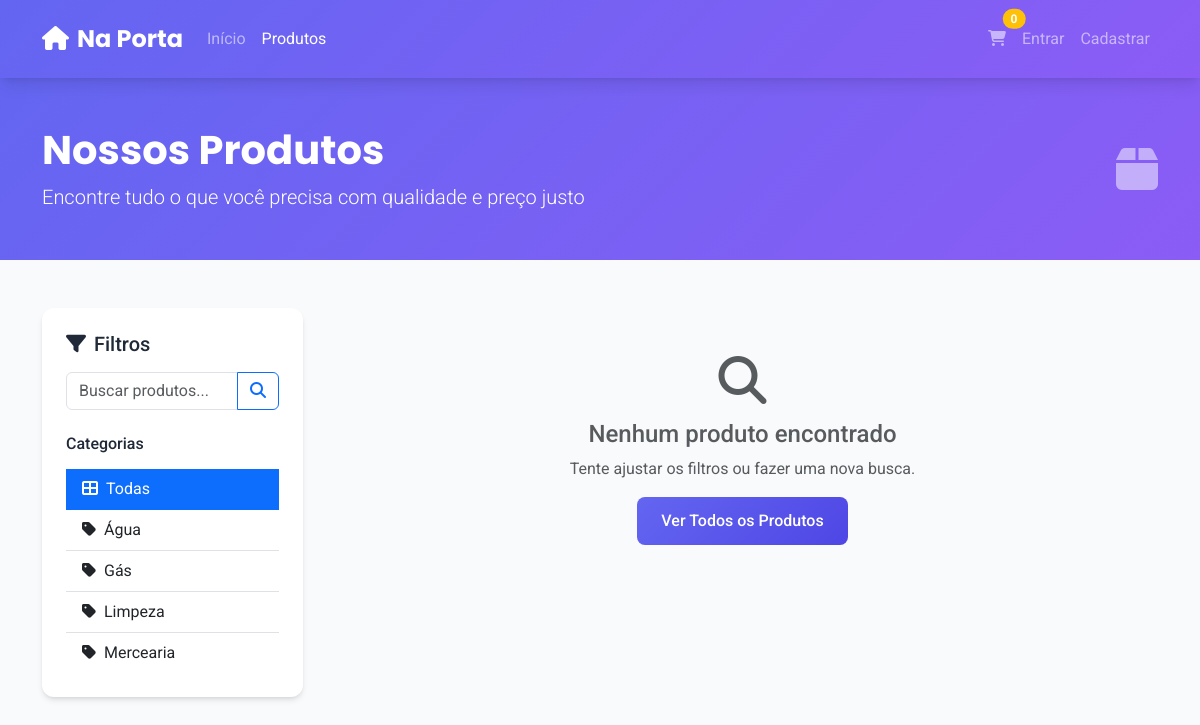
/products.php, run on the app's committed database.
### tables this page shows
CREATE TABLE categories (
    id INT AUTO_INCREMENT PRIMARY KEY,
    name VARCHAR(100) NOT NULL,
    slug VARCHAR(100) UNIQUE NOT NULL,
    description TEXT,
    image VARCHAR(255),
    is_active BOOLEAN DEFAULT TRUE,
    sort_order INT DEFAULT 0,
    created_at TIMESTAMP DEFAULT CURRENT_TIMESTAMP
);

### config/database.php (called while the page is built, shortened)
<?php
class Database {
    private static $instance = null;
    private $connection;
    private $host;
    private $database;
    private $username;
    private $password;
    public static function getInstance() {
        if (self::$instance === null) {
            self::$instance = new self();
        }
        return self::$instance;
    }
    private function detectEnvironment() {
        if (isset($_SERVER['HTTP_HOST']) && strpos($_SERVER['HTTP_HOST'], '.free.nf') !== false) {
            $this->host = 'sql105.infinityfree.com';
            $this->database = 'if0_40155099_naporta_db';
            $this->username = 'if0_40155099';
            $this->password = 'Jaishreeramm9';
        } else {
            $this->host = 'localhost';
            $this->database = 'na_porta_db';
            $this->username = 'root';
            $this->password = '';
        }
    }
    private function connect() {
        try {
            $dsn = "mysql:host={$this->host};dbname={$this->database};charset=utf8mb4";
            $options = [
                PDO::ATTR_ERRMODE => PDO::ERRMODE_EXCEPTION,
                PDO::ATTR_DEFAULT_FETCH_MODE => PDO::FETCH_ASSOC,
                PDO::ATTR_EMULATE_PREPARES => false,
                PDO::MYSQL_ATTR_INIT_COMMAND => "SET NAMES utf8mb4"
            ];
            $this->connection = new PDO($dsn, $this->username, $this->password, $options);
        } catch (PDOException $e) {
            error_log("Database connection failed: " . $e->getMessage());
            die("Erro de conexão com o banco de dados. Tente novamente mais tarde.");
        }
    }
    public function query($sql, $params = []) {
        try {
            $stmt = $this->connection->prepare($sql);
            $stmt->execute($params);
            return $stmt;
        } catch (PDOException $e) {
            error_log("Query failed: " . $e->getMessage() . " SQL: " . $sql);
            throw new Exception("Erro na consulta ao banco de dados.");
        }
    }
    public function fetchAll($sql, $params = []) {
        return $this->query($sql, $params)->fetchAll();
    }
}
?>

### includes/auth.php (called while the page is built, shortened)
<?php
require_once __DIR__ . '/../config/database.php';
class Auth {
    public function isUserLoggedIn() {
        return isset($_SESSION['user_id']);
    }
    public function getCurrentUser() {
        if (!$this->isUserLoggedIn()) {
            return null;
        }
        return [
            'id' => $_SESSION['user_id'],
            'name' => $_SESSION['user_name'],
            'email' => $_SESSION['user_email'],
            'phone' => $_SESSION['user_phone'] ?? null,
            'created_at' => date('Y-m-d H:i:s')
        ];
    }
}
?>

### products.php (the view, shortened to what this page needs)
<?php
require_once __DIR__ . '/includes/auth.php';
require_once __DIR__ . '/config/database.php';
$auth = new Auth();
$db = Database::getInstance();
$categoryId = intval($_GET['category'] ?? 0);
$search = trim($_GET['search'] ?? '');
$categories = [];
$products = [];
try {
    $categories = $db->fetchAll("
        SELECT * FROM categories
        WHERE is_active = 1
        ORDER BY name ASC
    ");
    $whereClause = "WHERE p.is_active = 1";
    $params = [];
    $products = $db->fetchAll("
        SELECT p.*, c.name as category_name
        FROM products p
        LEFT JOIN categories c ON p.category_id = c.id
        $whereClause
        ORDER BY p.created_at DESC
    ", $params);
} catch (Exception $e) {
    error_log("Products page error: " . $e->getMessage());
}
$user = $auth->getCurrentUser();
?>
<!DOCTYPE html>
<html lang="pt-BR">
<head>
    <link href="https://cdn.jsdelivr.net/npm/bootstrap@5.3.2/dist/css/bootstrap.min.css" rel="stylesheet">
    <link href="https://cdnjs.cloudflare.com/ajax/libs/font-awesome/6.4.0/css/all.min.css" rel="stylesheet">
</head>
<body>
    <nav class="navbar navbar-expand-lg navbar-dark">
        <div class="container">
            <a class="navbar-brand" href="index.php">
                <i class="fas fa-home me-2"></i>Na Porta
            </a>
            <div class="collapse navbar-collapse" id="navbarNav">
                <ul class="navbar-nav me-auto">
                    <li class="nav-item">
                        <a class="nav-link" href="index.php">Início</a>
                    </li>
                    <li class="nav-item">
                        <a class="nav-link active" href="products.php">Produtos</a>
                    </li>
                </ul>
                <ul class="navbar-nav">
                    <li class="nav-item">
                        <a class="nav-link position-relative" href="cart.php">
                            <i class="fas fa-shopping-cart"></i>
                            <span class="position-absolute top-0 start-100 translate-middle badge rounded-pill bg-warning" id="cart-count">
                                0
                            </span>
                        </a>
                    </li>
                    <?php if ($user): ?>
                        <li class="nav-item dropdown">
                            <a class="nav-link dropdown-toggle" href="#" role="button" data-bs-toggle="dropdown">
                                <i class="fas fa-user me-1"></i><?= htmlspecialchars($user['name']) ?>
                            </a>
                            <ul class="dropdown-menu">
                                <li><a class="dropdown-item" href="account.php">Minha Conta</a></li>
                                <li><a class="dropdown-item" href="auth/logout.php">Sair</a></li>
                            </ul>
                        </li>
                    <?php else: ?>
                        <li class="nav-item">
                            <a class="nav-link" href="auth/login.php">Entrar</a>
                        </li>
                        <li class="nav-item">
                            <a class="nav-link" href="auth/register.php">Cadastrar</a>
                        </li>
                    <?php endif; ?>
                </ul>
            </div>
        </div>
    </nav>
    <section class="page-header">
        <div class="container">
            <div class="row align-items-center">
                <div class="col-md-8">
                    <h1 class="page-title mb-2">Nossos Produtos</h1>
                    <p class="lead mb-0">Encontre tudo o que você precisa com qualidade e preço justo</p>
                </div>
                <div class="col-md-4 text-end">
                    <div class="text-white-50">
                        <i class="fas fa-box fa-3x"></i>
                    </div>
                </div>
            </div>
        </div>
    </section>
    <section class="py-5">
        <div class="container">
            <div class="row">
                <div class="col-lg-3 mb-4">
                    <div class="filter-card p-4">
                        <h5 class="mb-3">
                            <i class="fas fa-filter me-2"></i>Filtros
                        </h5>
                        <form method="GET" class="mb-4">
                            <div class="input-group">
                                <input type="text" name="search" class="form-control"
                                       placeholder="Buscar produtos..." value="<?= htmlspecialchars($search) ?>">
                                <button type="submit" class="btn btn-outline-primary">
                                    <i class="fas fa-search"></i>
                                </button>
                            </div>
                        </form>
                        <h6 class="mb-3">Categorias</h6>
                        <div class="list-group list-group-flush">
                            <a href="products.php<?= $search ? '?search=' . urlencode($search) : '' ?>"
                               class="list-group-item list-group-item-action <?= !$categoryId ? 'active' : '' ?>">
                                <i class="fas fa-th-large me-2"></i>Todas
                            </a>
                            <?php foreach ($categories as $category): ?>
                                <a href="products.php?category=<?= $category['id'] ?><?= $search ? '&search=' . urlencode($search) : '' ?>"
                                   class="list-group-item list-group-item-action <?= $categoryId == $category['id'] ? 'active' : '' ?>">
                                    <i class="fas fa-tag me-2"></i><?= htmlspecialchars($category['name']) ?>
                                </a>
                            <?php endforeach; ?>
                        </div>
                    </div>
                </div>
                <div class="col-lg-9">
                    <?php if (empty($products)): ?>
                        <div class="text-center py-5">
                            <i class="fas fa-search fa-3x text-muted mb-3"></i>
                            <h4 class="text-muted">Nenhum produto encontrado</h4>
                            <p class="text-muted">Tente ajustar os filtros ou fazer uma nova busca.</p>
                            <a href="products.php" class="btn btn-primary">Ver Todos os Produtos</a>
                        </div>
                    <?php endif; ?>
                </div>
            </div>
        </div>
    </section>
</body>
</html>

### products.php (style rules this page uses)
:root { --primary-color: #6366f1; --primary-dark: #4f46e5; --secondary-color: #8b5cf6; --success-color: #10b981; --warning-color: #f59e0b; --gray-50: #f9fafb; --gray-800: #1f2937; --border-radius: 12px; --shadow-md: 0 4px 6px -1px rgb(0 0 0 / 0.1), 0 2px 4px -2px rgb(0 0 0 / 0.1); --shadow-lg: 0 10px 15px -3px rgb(0 0 0 / 0.1), 0 4px 6px -4px rgb(0 0 0 / 0.1); }
body { font-family: 'Roboto', sans-serif; background-color: var(--gray-50); color: var(--gray-800); }
.navbar { background: linear-gradient(135deg, var(--primary-color) 0%, var(--secondary-color) 100%); box-shadow: var(--shadow-lg); padding: 1rem 0; }
.navbar-brand { font-family: 'Poppins', sans-serif; font-weight: 700; font-size: 1.5rem; }
.btn-primary { background: linear-gradient(135deg, var(--primary-color), var(--primary-dark)); border: none; border-radius: 8px; font-weight: 500; padding: 0.75rem 1.5rem; }
.filter-card { background: white; border-radius: var(--border-radius); box-shadow: var(--shadow-md); border: none; }
.page-header { background: linear-gradient(135deg, var(--primary-color) 0%, var(--secondary-color) 100%); color: white; padding: 3rem 0; }
.page-title { font-family: 'Poppins', sans-serif; font-weight: 700; }

### data on the page
categories: name "Água"
categories: name "Gás"
categories: name "Limpeza"
categories: name "Mercearia"
